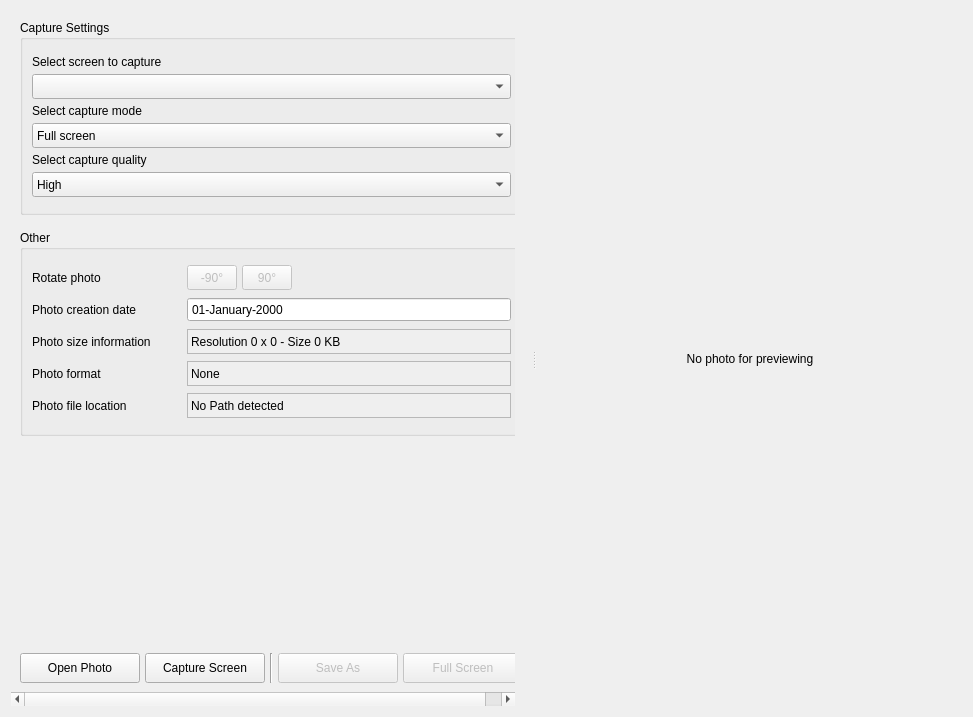
<?xml version="1.0" encoding="UTF-8"?>
<ui version="4.0">
 <class>Photo</class>
 <widget class="QWidget" name="Photo">
  <property name="geometry">
   <rect>
    <x>0</x>
    <y>0</y>
    <width>973</width>
    <height>717</height>
   </rect>
  </property>
  <property name="windowTitle">
   <string>Photo</string>
  </property>
  <layout class="QVBoxLayout" name="verticalLayout_5">
   <item>
    <widget class="QSplitter" name="QSplitter_splitter">
     <property name="orientation">
      <enum>Qt::Horizontal</enum>
     </property>
     <property name="handleWidth">
      <number>8</number>
     </property>
     <widget class="QWidget" name="verticalLayoutWidget">
      <layout class="QVBoxLayout" name="QVBoxLayout_LeftContainer">
       <property name="rightMargin">
        <number>15</number>
       </property>
       <item>
        <widget class="QScrollArea" name="QScrollArea_scroll">
         <property name="sizePolicy">
          <sizepolicy hsizetype="Expanding" vsizetype="Expanding">
           <horstretch>0</horstretch>
           <verstretch>0</verstretch>
          </sizepolicy>
         </property>
         <property name="frameShape">
          <enum>QFrame::NoFrame</enum>
         </property>
         <property name="widgetResizable">
          <bool>true</bool>
         </property>
         <widget class="QWidget" name="QWidget_scrollAreaWidgetContents">
          <property name="geometry">
           <rect>
            <x>0</x>
            <y>0</y>
            <width>575</width>
            <height>695</height>
           </rect>
          </property>
          <layout class="QVBoxLayout" name="verticalLayout_2">
           <property name="spacing">
            <number>15</number>
           </property>
           <item>
            <widget class="QGroupBox" name="QGroupBox_CaptureSettings">
             <property name="autoFillBackground">
              <bool>false</bool>
             </property>
             <property name="title">
              <string>Capture Settings</string>
             </property>
             <layout class="QVBoxLayout" name="verticalLayout_3">
              <property name="spacing">
               <number>5</number>
              </property>
              <property name="topMargin">
               <number>15</number>
              </property>
              <property name="bottomMargin">
               <number>15</number>
              </property>
              <item>
               <widget class="QLabel" name="QLabel_Screen">
                <property name="minimumSize">
                 <size>
                  <width>0</width>
                  <height>0</height>
                 </size>
                </property>
                <property name="text">
                 <string>Select screen to capture</string>
                </property>
               </widget>
              </item>
              <item>
               <widget class="QComboBox" name="QComboBox_ScreenSelection">
                <property name="minimumSize">
                 <size>
                  <width>0</width>
                  <height>25</height>
                 </size>
                </property>
               </widget>
              </item>
              <item>
               <widget class="QLabel" name="QLabel_CaptureMode">
                <property name="minimumSize">
                 <size>
                  <width>0</width>
                  <height>0</height>
                 </size>
                </property>
                <property name="text">
                 <string>Select capture mode</string>
                </property>
               </widget>
              </item>
              <item>
               <widget class="QComboBox" name="QComboBox_CaptureMode">
                <property name="minimumSize">
                 <size>
                  <width>0</width>
                  <height>25</height>
                 </size>
                </property>
                <item>
                 <property name="text">
                  <string>Full screen</string>
                 </property>
                </item>
                <item>
                 <property name="text">
                  <string>Custom area</string>
                 </property>
                </item>
               </widget>
              </item>
              <item>
               <widget class="QLabel" name="QLabel_CaptureQuality">
                <property name="minimumSize">
                 <size>
                  <width>0</width>
                  <height>0</height>
                 </size>
                </property>
                <property name="text">
                 <string>Select capture quality</string>
                </property>
               </widget>
              </item>
              <item>
               <widget class="QComboBox" name="QComboBox_CaptureQuality">
                <property name="minimumSize">
                 <size>
                  <width>0</width>
                  <height>25</height>
                 </size>
                </property>
                <item>
                 <property name="text">
                  <string>High</string>
                 </property>
                </item>
                <item>
                 <property name="text">
                  <string>Low</string>
                 </property>
                </item>
               </widget>
              </item>
             </layout>
            </widget>
           </item>
           <item>
            <widget class="QGroupBox" name="QGroupBox_InformationActions">
             <property name="title">
              <string>Other</string>
             </property>
             <property name="alignment">
              <set>Qt::AlignLeading|Qt::AlignLeft|Qt::AlignTop</set>
             </property>
             <layout class="QVBoxLayout" name="verticalLayout_4">
              <property name="spacing">
               <number>7</number>
              </property>
              <property name="topMargin">
               <number>15</number>
              </property>
              <property name="bottomMargin">
               <number>15</number>
              </property>
              <item>
               <layout class="QHBoxLayout" name="QHBoxLayout_Rotate">
                <property name="spacing">
                 <number>5</number>
                </property>
                <item>
                 <widget class="QLabel" name="QLabel_RotatePhoto">
                  <property name="minimumSize">
                   <size>
                    <width>150</width>
                    <height>25</height>
                   </size>
                  </property>
                  <property name="text">
                   <string>Rotate photo</string>
                  </property>
                 </widget>
                </item>
                <item>
                 <widget class="QToolButton" name="QToolButton_90Minus">
                  <property name="enabled">
                   <bool>false</bool>
                  </property>
                  <property name="minimumSize">
                   <size>
                    <width>50</width>
                    <height>25</height>
                   </size>
                  </property>
                  <property name="text">
                   <string>-90°</string>
                  </property>
                  <property name="toolButtonStyle">
                   <enum>Qt::ToolButtonIconOnly</enum>
                  </property>
                 </widget>
                </item>
                <item>
                 <widget class="QToolButton" name="QToolButton_90Plus">
                  <property name="enabled">
                   <bool>false</bool>
                  </property>
                  <property name="minimumSize">
                   <size>
                    <width>50</width>
                    <height>25</height>
                   </size>
                  </property>
                  <property name="text">
                   <string>90°</string>
                  </property>
                  <property name="toolButtonStyle">
                   <enum>Qt::ToolButtonIconOnly</enum>
                  </property>
                 </widget>
                </item>
                <item>
                 <spacer name="QSpacer_spacer_2">
                  <property name="orientation">
                   <enum>Qt::Horizontal</enum>
                  </property>
                  <property name="sizeHint" stdset="0">
                   <size>
                    <width>40</width>
                    <height>20</height>
                   </size>
                  </property>
                 </spacer>
                </item>
               </layout>
              </item>
              <item>
               <layout class="QHBoxLayout" name="QHBoxLayout_CreationDate">
                <property name="spacing">
                 <number>5</number>
                </property>
                <item>
                 <widget class="QLabel" name="QLabel_date">
                  <property name="minimumSize">
                   <size>
                    <width>150</width>
                    <height>25</height>
                   </size>
                  </property>
                  <property name="text">
                   <string>Photo creation date</string>
                  </property>
                 </widget>
                </item>
                <item>
                 <widget class="QDateEdit" name="QDateEdit_date">
                  <property name="sizePolicy">
                   <sizepolicy hsizetype="Expanding" vsizetype="Fixed">
                    <horstretch>0</horstretch>
                    <verstretch>0</verstretch>
                   </sizepolicy>
                  </property>
                  <property name="minimumSize">
                   <size>
                    <width>105</width>
                    <height>25</height>
                   </size>
                  </property>
                  <property name="frame">
                   <bool>true</bool>
                  </property>
                  <property name="alignment">
                   <set>Qt::AlignLeading|Qt::AlignLeft|Qt::AlignVCenter</set>
                  </property>
                  <property name="readOnly">
                   <bool>true</bool>
                  </property>
                  <property name="buttonSymbols">
                   <enum>QAbstractSpinBox::NoButtons</enum>
                  </property>
                  <property name="keyboardTracking">
                   <bool>false</bool>
                  </property>
                  <property name="displayFormat">
                   <string>dd-MMMM-yyyy</string>
                  </property>
                 </widget>
                </item>
               </layout>
              </item>
              <item>
               <layout class="QHBoxLayout" name="QHBoxLayout_Size">
                <property name="spacing">
                 <number>5</number>
                </property>
                <item>
                 <widget class="QLabel" name="QLabel_Size">
                  <property name="minimumSize">
                   <size>
                    <width>150</width>
                    <height>25</height>
                   </size>
                  </property>
                  <property name="text">
                   <string>Photo size information</string>
                  </property>
                 </widget>
                </item>
                <item>
                 <widget class="QLabel" name="QLabel_SizeInfo">
                  <property name="sizePolicy">
                   <sizepolicy hsizetype="Expanding" vsizetype="Preferred">
                    <horstretch>0</horstretch>
                    <verstretch>0</verstretch>
                   </sizepolicy>
                  </property>
                  <property name="minimumSize">
                   <size>
                    <width>0</width>
                    <height>25</height>
                   </size>
                  </property>
                  <property name="autoFillBackground">
                   <bool>true</bool>
                  </property>
                  <property name="frameShape">
                   <enum>QFrame::StyledPanel</enum>
                  </property>
                  <property name="text">
                   <string>Resolution 0 x 0 - Size 0 KB</string>
                  </property>
                 </widget>
                </item>
               </layout>
              </item>
              <item>
               <layout class="QHBoxLayout" name="QHBoxLayout_Format">
                <property name="spacing">
                 <number>5</number>
                </property>
                <item>
                 <widget class="QLabel" name="QLabel_PhotoFormat">
                  <property name="minimumSize">
                   <size>
                    <width>150</width>
                    <height>25</height>
                   </size>
                  </property>
                  <property name="text">
                   <string>Photo format</string>
                  </property>
                 </widget>
                </item>
                <item>
                 <widget class="QLabel" name="QLabel_ImageFormat">
                  <property name="sizePolicy">
                   <sizepolicy hsizetype="Expanding" vsizetype="Preferred">
                    <horstretch>0</horstretch>
                    <verstretch>0</verstretch>
                   </sizepolicy>
                  </property>
                  <property name="minimumSize">
                   <size>
                    <width>0</width>
                    <height>25</height>
                   </size>
                  </property>
                  <property name="autoFillBackground">
                   <bool>true</bool>
                  </property>
                  <property name="frameShape">
                   <enum>QFrame::StyledPanel</enum>
                  </property>
                  <property name="text">
                   <string>None</string>
                  </property>
                 </widget>
                </item>
               </layout>
              </item>
              <item>
               <layout class="QHBoxLayout" name="QHBoxLayout_Location">
                <property name="spacing">
                 <number>5</number>
                </property>
                <item>
                 <widget class="QLabel" name="QLabel_Location">
                  <property name="minimumSize">
                   <size>
                    <width>150</width>
                    <height>25</height>
                   </size>
                  </property>
                  <property name="text">
                   <string>Photo file location</string>
                  </property>
                 </widget>
                </item>
                <item>
                 <widget class="QLabel" name="QLabel_FilePath">
                  <property name="sizePolicy">
                   <sizepolicy hsizetype="Expanding" vsizetype="Preferred">
                    <horstretch>0</horstretch>
                    <verstretch>0</verstretch>
                   </sizepolicy>
                  </property>
                  <property name="minimumSize">
                   <size>
                    <width>0</width>
                    <height>25</height>
                   </size>
                  </property>
                  <property name="autoFillBackground">
                   <bool>true</bool>
                  </property>
                  <property name="frameShape">
                   <enum>QFrame::StyledPanel</enum>
                  </property>
                  <property name="text">
                   <string>No Path detected</string>
                  </property>
                 </widget>
                </item>
               </layout>
              </item>
             </layout>
            </widget>
           </item>
           <item>
            <spacer name="QSpacer_spacer_3">
             <property name="orientation">
              <enum>Qt::Vertical</enum>
             </property>
             <property name="sizeHint" stdset="0">
              <size>
               <width>20</width>
               <height>40</height>
              </size>
             </property>
            </spacer>
           </item>
           <item>
            <layout class="QHBoxLayout" name="QHBoxLayout_Buttons" stretch="1,1,0,0,1,1">
             <property name="spacing">
              <number>5</number>
             </property>
             <item>
              <widget class="QPushButton" name="QPushButton_OpenImage">
               <property name="minimumSize">
                <size>
                 <width>120</width>
                 <height>30</height>
                </size>
               </property>
               <property name="text">
                <string>Open Photo</string>
               </property>
              </widget>
             </item>
             <item>
              <widget class="QPushButton" name="QPushButton_Capture">
               <property name="minimumSize">
                <size>
                 <width>120</width>
                 <height>30</height>
                </size>
               </property>
               <property name="text">
                <string>Capture Screen</string>
               </property>
              </widget>
             </item>
             <item>
              <widget class="Line" name="QLine_line">
               <property name="orientation">
                <enum>Qt::Vertical</enum>
               </property>
              </widget>
             </item>
             <item>
              <spacer name="QSpacer_spacer">
               <property name="orientation">
                <enum>Qt::Horizontal</enum>
               </property>
               <property name="sizeHint" stdset="0">
                <size>
                 <width>40</width>
                 <height>20</height>
                </size>
               </property>
              </spacer>
             </item>
             <item>
              <widget class="QPushButton" name="QPushButton_SaveAs">
               <property name="enabled">
                <bool>false</bool>
               </property>
               <property name="minimumSize">
                <size>
                 <width>120</width>
                 <height>30</height>
                </size>
               </property>
               <property name="text">
                <string>Save As</string>
               </property>
              </widget>
             </item>
             <item>
              <widget class="QPushButton" name="QPushButton_ViewInFullScreen">
               <property name="enabled">
                <bool>false</bool>
               </property>
               <property name="minimumSize">
                <size>
                 <width>120</width>
                 <height>30</height>
                </size>
               </property>
               <property name="text">
                <string>Full Screen</string>
               </property>
              </widget>
             </item>
            </layout>
           </item>
          </layout>
         </widget>
        </widget>
       </item>
      </layout>
     </widget>
     <widget class="QLabel" name="QLabel_Thumbnail">
      <property name="sizePolicy">
       <sizepolicy hsizetype="Ignored" vsizetype="Ignored">
        <horstretch>1</horstretch>
        <verstretch>0</verstretch>
       </sizepolicy>
      </property>
      <property name="text">
       <string>No photo for previewing</string>
      </property>
      <property name="alignment">
       <set>Qt::AlignCenter</set>
      </property>
     </widget>
    </widget>
   </item>
  </layout>
 </widget>
 <resources/>
 <connections/>
</ui>
